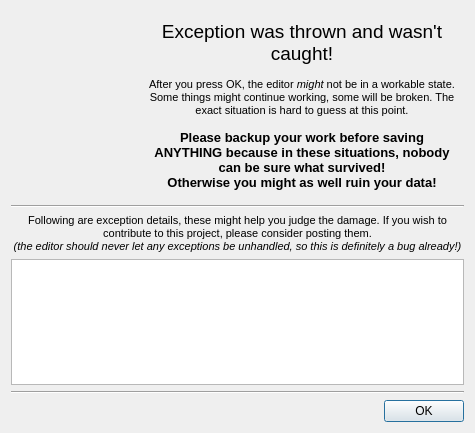
<?xml version="1.0" encoding="UTF-8"?>
<ui version="4.0">
 <class>ExceptionDialog</class>
 <widget class="QDialog" name="ExceptionDialog">
  <property name="geometry">
   <rect>
    <x>0</x>
    <y>0</y>
    <width>475</width>
    <height>433</height>
   </rect>
  </property>
  <property name="windowTitle">
   <string>Encountered unhanded exception!</string>
  </property>
  <property name="sizeGripEnabled">
   <bool>false</bool>
  </property>
  <property name="modal">
   <bool>true</bool>
  </property>
  <layout class="QVBoxLayout" name="verticalLayout">
   <item>
    <widget class="QWidget" name="widget" native="true">
     <layout class="QHBoxLayout" name="horizontalLayout">
      <item>
       <widget class="QLabel" name="label_2">
        <property name="text">
         <string notr="true"/>
        </property>
        <property name="pixmap">
         <pixmap>icons/unhandled_exception.png</pixmap>
        </property>
        <property name="alignment">
         <set>Qt::AlignCenter</set>
        </property>
       </widget>
      </item>
      <item>
       <widget class="QLabel" name="label">
        <property name="text">
         <string>&lt;!DOCTYPE HTML PUBLIC &quot;-//W3C//DTD HTML 4.0//EN&quot; &quot;http://www.w3.org/TR/REC-html40/strict.dtd&quot;&gt;
&lt;html&gt;&lt;head&gt;&lt;meta name=&quot;qrichtext&quot; content=&quot;1&quot; /&gt;&lt;style type=&quot;text/css&quot;&gt;
p, li { white-space: pre-wrap; }
&lt;/style&gt;&lt;/head&gt;&lt;body style=&quot; font-family:'MS Shell Dlg 2'; font-size:8.25pt; font-weight:400; font-style:normal;&quot;&gt;
&lt;p align=&quot;center&quot; style=&quot; margin-top:0px; margin-bottom:0px; margin-left:0px; margin-right:0px; -qt-block-indent:0; text-indent:0px;&quot;&gt;&lt;span style=&quot; font-size:14pt;&quot;&gt;Exception was thrown and wasn't caught!&lt;/span&gt;&lt;/p&gt;
&lt;p align=&quot;center&quot; style=&quot;-qt-paragraph-type:empty; margin-top:0px; margin-bottom:0px; margin-left:0px; margin-right:0px; -qt-block-indent:0; text-indent:0px; font-size:8pt;&quot;&gt;&lt;/p&gt;
&lt;p align=&quot;center&quot; style=&quot; margin-top:0px; margin-bottom:0px; margin-left:0px; margin-right:0px; -qt-block-indent:0; text-indent:0px;&quot;&gt;&lt;span style=&quot; font-size:8pt;&quot;&gt;After you press OK, the editor &lt;/span&gt;&lt;span style=&quot; font-size:8pt; font-style:italic;&quot;&gt;might &lt;/span&gt;&lt;span style=&quot; font-size:8pt;&quot;&gt;not be in a workable state. Some things might continue working, some will be broken. The exact situation is hard to guess at this point.&lt;/span&gt;&lt;/p&gt;
&lt;p align=&quot;center&quot; style=&quot;-qt-paragraph-type:empty; margin-top:0px; margin-bottom:0px; margin-left:0px; margin-right:0px; -qt-block-indent:0; text-indent:0px; font-size:8pt;&quot;&gt;&lt;/p&gt;
&lt;p align=&quot;center&quot; style=&quot; margin-top:0px; margin-bottom:0px; margin-left:0px; margin-right:0px; -qt-block-indent:0; text-indent:0px;&quot;&gt;&lt;span style=&quot; font-size:10pt; font-weight:600;&quot;&gt;Please backup your work before saving ANYTHING because in these situations, nobody can be sure what survived!&lt;/span&gt;&lt;/p&gt;
&lt;p align=&quot;center&quot; style=&quot; margin-top:0px; margin-bottom:0px; margin-left:0px; margin-right:0px; -qt-block-indent:0; text-indent:0px;&quot;&gt;&lt;span style=&quot; font-size:10pt; font-weight:600;&quot;&gt;Otherwise you might as well ruin your data!&lt;/span&gt;&lt;/p&gt;&lt;/body&gt;&lt;/html&gt;</string>
        </property>
        <property name="wordWrap">
         <bool>true</bool>
        </property>
       </widget>
      </item>
     </layout>
    </widget>
   </item>
   <item>
    <widget class="Line" name="line">
     <property name="orientation">
      <enum>Qt::Horizontal</enum>
     </property>
    </widget>
   </item>
   <item>
    <widget class="QLabel" name="label_3">
     <property name="text">
      <string>&lt;!DOCTYPE HTML PUBLIC &quot;-//W3C//DTD HTML 4.0//EN&quot; &quot;http://www.w3.org/TR/REC-html40/strict.dtd&quot;&gt;
&lt;html&gt;&lt;head&gt;&lt;meta name=&quot;qrichtext&quot; content=&quot;1&quot; /&gt;&lt;style type=&quot;text/css&quot;&gt;
p, li { white-space: pre-wrap; }
&lt;/style&gt;&lt;/head&gt;&lt;body style=&quot; font-family:'MS Shell Dlg 2'; font-size:8.25pt; font-weight:400; font-style:normal;&quot;&gt;
&lt;p align=&quot;center&quot; style=&quot; margin-top:0px; margin-bottom:0px; margin-left:0px; margin-right:0px; -qt-block-indent:0; text-indent:0px;&quot;&gt;&lt;span style=&quot; font-size:8pt;&quot;&gt;Following are exception details, these might help you judge the damage. If you wish to contribute to this project, please consider posting them.&lt;/span&gt;&lt;/p&gt;
&lt;p align=&quot;center&quot; style=&quot; margin-top:0px; margin-bottom:0px; margin-left:0px; margin-right:0px; -qt-block-indent:0; text-indent:0px;&quot;&gt;&lt;span style=&quot; font-size:8pt; font-style:italic;&quot;&gt;(the editor should never let any exceptions be unhandled, so this is definitely a bug already!)&lt;/span&gt;&lt;/p&gt;&lt;/body&gt;&lt;/html&gt;</string>
     </property>
     <property name="wordWrap">
      <bool>true</bool>
     </property>
    </widget>
   </item>
   <item>
    <widget class="QTextBrowser" name="details"/>
   </item>
   <item>
    <widget class="Line" name="line_2">
     <property name="orientation">
      <enum>Qt::Horizontal</enum>
     </property>
    </widget>
   </item>
   <item>
    <widget class="QDialogButtonBox" name="buttonBox">
     <property name="orientation">
      <enum>Qt::Horizontal</enum>
     </property>
     <property name="standardButtons">
      <set>QDialogButtonBox::Ok</set>
     </property>
    </widget>
   </item>
  </layout>
 </widget>
 <resources/>
 <connections>
  <connection>
   <sender>buttonBox</sender>
   <signal>accepted()</signal>
   <receiver>ExceptionDialog</receiver>
   <slot>accept()</slot>
   <hints>
    <hint type="sourcelabel">
     <x>248</x>
     <y>254</y>
    </hint>
    <hint type="destinationlabel">
     <x>157</x>
     <y>274</y>
    </hint>
   </hints>
  </connection>
  <connection>
   <sender>buttonBox</sender>
   <signal>rejected()</signal>
   <receiver>ExceptionDialog</receiver>
   <slot>reject()</slot>
   <hints>
    <hint type="sourcelabel">
     <x>316</x>
     <y>260</y>
    </hint>
    <hint type="destinationlabel">
     <x>286</x>
     <y>274</y>
    </hint>
   </hints>
  </connection>
 </connections>
</ui>
